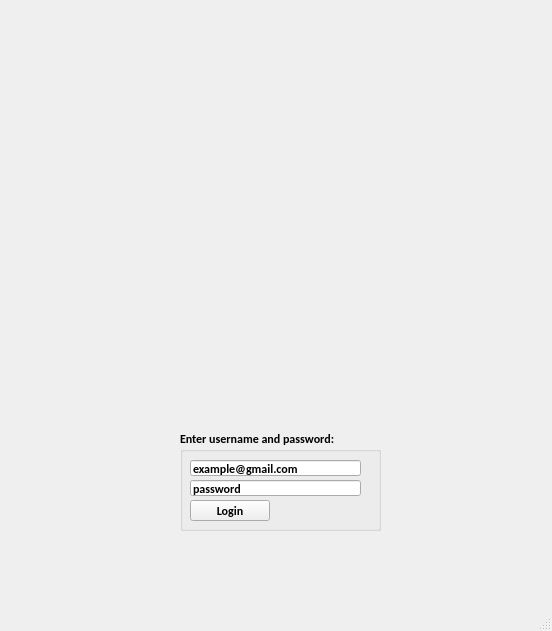
<?xml version="1.0" encoding="UTF-8"?>
<ui version="4.0">
 <class>MainWindow</class>
 <widget class="QMainWindow" name="MainWindow">
  <property name="geometry">
   <rect>
    <x>0</x>
    <y>0</y>
    <width>552</width>
    <height>631</height>
   </rect>
  </property>
  <property name="windowTitle">
   <string>MainWindow</string>
  </property>
  <widget class="QWidget" name="centralwidget">
   <widget class="QGroupBox" name="groupBox">
    <property name="geometry">
     <rect>
      <x>180</x>
      <y>430</y>
      <width>201</width>
      <height>101</height>
     </rect>
    </property>
    <property name="font">
     <font>
      <family>Calibri</family>
      <italic>false</italic>
      <bold>true</bold>
      <kerning>true</kerning>
     </font>
    </property>
    <property name="title">
     <string>Enter username and password:</string>
    </property>
    <widget class="QLineEdit" name="QLE_Username">
     <property name="geometry">
      <rect>
       <x>10</x>
       <y>30</y>
       <width>171</width>
       <height>16</height>
      </rect>
     </property>
     <property name="text">
      <string>example@gmail.com</string>
     </property>
    </widget>
    <widget class="QLineEdit" name="QLE_Password">
     <property name="geometry">
      <rect>
       <x>10</x>
       <y>50</y>
       <width>171</width>
       <height>16</height>
      </rect>
     </property>
     <property name="text">
      <string>password</string>
     </property>
    </widget>
    <widget class="QPushButton" name="LoginButton">
     <property name="geometry">
      <rect>
       <x>10</x>
       <y>70</y>
       <width>80</width>
       <height>21</height>
      </rect>
     </property>
     <property name="text">
      <string>Login</string>
     </property>
    </widget>
   </widget>
   <widget class="QLabel" name="label">
    <property name="geometry">
     <rect>
      <x>110</x>
      <y>210</y>
      <width>311</width>
      <height>211</height>
     </rect>
    </property>
    <property name="text">
     <string/>
    </property>
    <property name="pixmap">
     <pixmap resource="CafeResources.qrc">:/content/Copy of Untitled.png</pixmap>
    </property>
    <property name="scaledContents">
     <bool>true</bool>
    </property>
   </widget>
  </widget>
  <widget class="QMenuBar" name="menubar">
   <property name="geometry">
    <rect>
     <x>0</x>
     <y>0</y>
     <width>552</width>
     <height>21</height>
    </rect>
   </property>
  </widget>
  <widget class="QStatusBar" name="statusbar"/>
 </widget>
 <resources>
  <include location="CafeResources.qrc"/>
 </resources>
 <connections/>
</ui>
